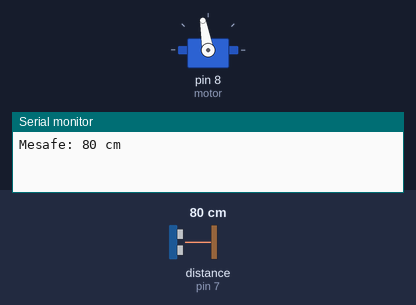
Bench run of a sketch on a simulated Arduino Uno, built with avr-gcc and run on an emulated ATmega328P. Shown: servo, the last lines printed to the serial monitor. Wiring (inferred from the names in the program): ultrasonic range finder: trigger pin 6; echo pin 7. Inputs (shaded band) come from the test bench; at power-on: distance to the obstacle (sensor on pin 7) 80 cm. The echo pulse lasts 58.3 µs per cm.

Above: at 2.86 s.
2.9 s: distance to the obstacle (sensor on pin 7) set to 7 cm
At 3.06 s:
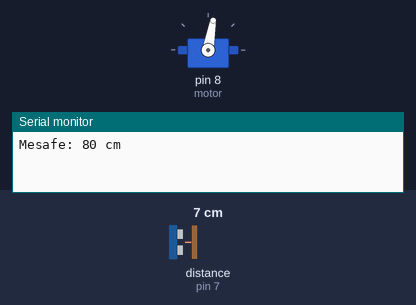
6.4 s: distance to the obstacle (sensor on pin 7) set to 4 cm
At 9.2 s:
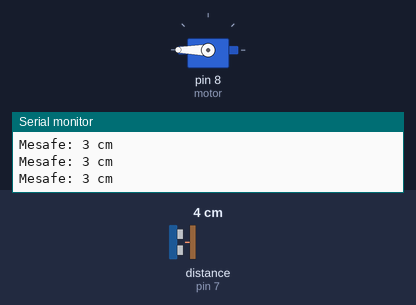
9.9 s: distance to the obstacle (sensor on pin 7) set to 9 cm
At 10.08 s:
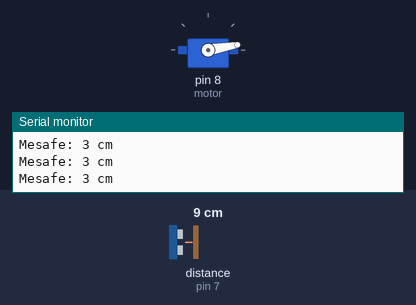
Timing chart, 0 to 19.4 s (numbered marks = the images above; inputs shaded):
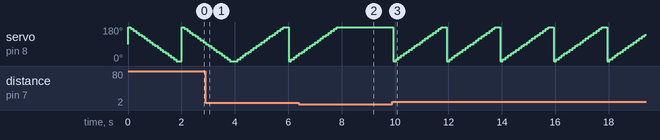

The sketch:

servo_kontrol.ino
```cpp
#include <Servo.h>
Servo motor;

const int trigPin = 6;
const int echoPin = 7;
long mesafe = 0;
long sure = 0;
int aci;

void setup() {
  pinMode(trigPin, OUTPUT);
  pinMode(echoPin, INPUT);
  motor.attach(8);
  Serial.begin(9600);
}

void loop() {
  digitalWrite(trigPin, HIGH);
  delayMicroseconds(2);
  digitalWrite(trigPin, LOW);
  delayMicroseconds(2);

  sure = pulseIn(echoPin, HIGH);
  mesafe = (sure / 2) / 29.1;

  if (mesafe > 4 && mesafe < 9) {
    for (aci = 0; aci <= 180; aci += 10) {
      motor.write(aci);
      delay(100);
    }
  }

  if (mesafe > 8) {
    for (aci = 180; aci >= 0; aci -= 10) {
      motor.write(aci);
      delay(100);
    }
  }

  Serial.print("Mesafe: ");
  Serial.print(mesafe);
  Serial.println(" cm");
  delay(100);
}
```

Measured:
- the behaviour switches between 6 and 5 cm on distance to the obstacle (sensor on pin 7) (found by bisection; images 1 and 2)
- after the input at 6.4 s, servo on pin 8 (motor): goes on until 7.8 s, then stays 180°
- after the input at 9.9 s, servo on pin 8 (motor): 180° → 0° at once, then repeats every 2.0 s: 10° 0.10 s, 20° 0.10 s, 30° 0.10 s, 40° 0.10 s, 50° 0.10 s, 60° 0.10 s, 70° 0.10 s, 80° 0.10 s, 90° 0.10 s, 100° 0.10 s, 110° 0.10 s, 120° 0.10 s, 130° 0.10 s, 140° 0.10 s, 150° 0.10 s, 160° 0.10 s, 170° 0.10 s, 180° 0.20 s, 0° 0.10 s
